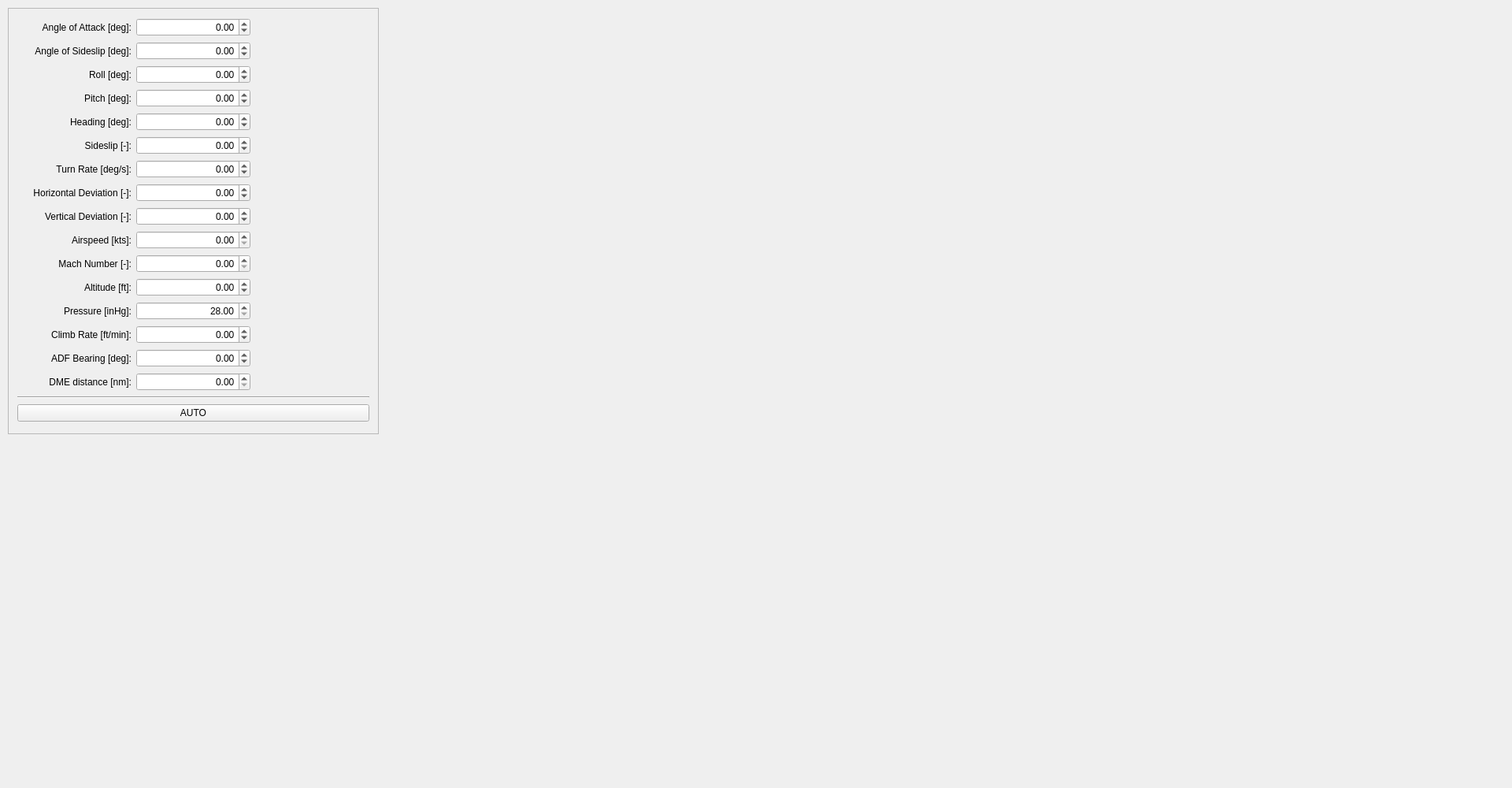
<?xml version="1.0" encoding="UTF-8"?>
<ui version="4.0">
 <class>MainWindow</class>
 <widget class="QMainWindow" name="MainWindow">
  <property name="geometry">
   <rect>
    <x>0</x>
    <y>0</y>
    <width>1920</width>
    <height>1000</height>
   </rect>
  </property>
  <property name="windowTitle">
   <string>QFlightInstruments Example</string>
  </property>
  <property name="styleSheet">
   <string notr="true"/>
  </property>
  <property name="locale">
   <locale language="English" country="UnitedStates"/>
  </property>
  <widget class="QWidget" name="centralWidget">
   <widget class="QFrame" name="frame">
    <property name="geometry">
     <rect>
      <x>10</x>
      <y>10</y>
      <width>471</width>
      <height>541</height>
     </rect>
    </property>
    <property name="sizePolicy">
     <sizepolicy hsizetype="Minimum" vsizetype="Preferred">
      <horstretch>0</horstretch>
      <verstretch>0</verstretch>
     </sizepolicy>
    </property>
    <property name="maximumSize">
     <size>
      <width>16777215</width>
      <height>16777215</height>
     </size>
    </property>
    <property name="frameShape">
     <enum>QFrame::StyledPanel</enum>
    </property>
    <property name="frameShadow">
     <enum>QFrame::Raised</enum>
    </property>
    <layout class="QHBoxLayout" name="horizontalLayout">
     <item>
      <layout class="QGridLayout" name="gridLayout">
       <item row="7" column="0">
        <widget class="QLabel" name="label_6">
         <property name="text">
          <string>Horizontal Deviation [-]:</string>
         </property>
         <property name="alignment">
          <set>Qt::AlignRight|Qt::AlignTrailing|Qt::AlignVCenter</set>
         </property>
         <property name="buddy">
          <cstring>spinBoxDevH</cstring>
         </property>
        </widget>
       </item>
       <item row="9" column="0">
        <widget class="QLabel" name="label_8">
         <property name="text">
          <string>Airspeed [kts]:</string>
         </property>
         <property name="alignment">
          <set>Qt::AlignRight|Qt::AlignTrailing|Qt::AlignVCenter</set>
         </property>
         <property name="buddy">
          <cstring>spinBoxSpeed</cstring>
         </property>
        </widget>
       </item>
       <item row="3" column="1">
        <widget class="QDoubleSpinBox" name="spinBoxPitch">
         <property name="alignment">
          <set>Qt::AlignRight|Qt::AlignTrailing|Qt::AlignVCenter</set>
         </property>
         <property name="minimum">
          <double>-90.000000000000000</double>
         </property>
         <property name="maximum">
          <double>90.000000000000000</double>
         </property>
        </widget>
       </item>
       <item row="11" column="0">
        <widget class="QLabel" name="label_9">
         <property name="text">
          <string>Altitude [ft]:</string>
         </property>
         <property name="alignment">
          <set>Qt::AlignRight|Qt::AlignTrailing|Qt::AlignVCenter</set>
         </property>
         <property name="buddy">
          <cstring>spinBoxAlt</cstring>
         </property>
        </widget>
       </item>
       <item row="13" column="1">
        <widget class="QDoubleSpinBox" name="spinBoxClimb">
         <property name="alignment">
          <set>Qt::AlignRight|Qt::AlignTrailing|Qt::AlignVCenter</set>
         </property>
         <property name="minimum">
          <double>-650.000000000000000</double>
         </property>
         <property name="maximum">
          <double>650.000000000000000</double>
         </property>
         <property name="singleStep">
          <double>5.000000000000000</double>
         </property>
        </widget>
       </item>
       <item row="0" column="0">
        <widget class="QLabel" name="label_13">
         <property name="text">
          <string>Angle of Attack [deg]:</string>
         </property>
         <property name="alignment">
          <set>Qt::AlignRight|Qt::AlignTrailing|Qt::AlignVCenter</set>
         </property>
        </widget>
       </item>
       <item row="5" column="1">
        <widget class="QDoubleSpinBox" name="spinBoxSlip">
         <property name="alignment">
          <set>Qt::AlignRight|Qt::AlignTrailing|Qt::AlignVCenter</set>
         </property>
         <property name="minimum">
          <double>-1.000000000000000</double>
         </property>
         <property name="maximum">
          <double>1.000000000000000</double>
         </property>
         <property name="singleStep">
          <double>0.050000000000000</double>
         </property>
        </widget>
       </item>
       <item row="12" column="1">
        <widget class="QDoubleSpinBox" name="spinBoxPress">
         <property name="alignment">
          <set>Qt::AlignRight|Qt::AlignTrailing|Qt::AlignVCenter</set>
         </property>
         <property name="minimum">
          <double>28.000000000000000</double>
         </property>
         <property name="maximum">
          <double>31.500000000000000</double>
         </property>
        </widget>
       </item>
       <item row="8" column="1">
        <widget class="QDoubleSpinBox" name="spinBoxDevV">
         <property name="alignment">
          <set>Qt::AlignRight|Qt::AlignTrailing|Qt::AlignVCenter</set>
         </property>
         <property name="minimum">
          <double>-1.000000000000000</double>
         </property>
         <property name="maximum">
          <double>1.000000000000000</double>
         </property>
         <property name="singleStep">
          <double>0.050000000000000</double>
         </property>
        </widget>
       </item>
       <item row="2" column="1">
        <widget class="QDoubleSpinBox" name="spinBoxRoll">
         <property name="alignment">
          <set>Qt::AlignRight|Qt::AlignTrailing|Qt::AlignVCenter</set>
         </property>
         <property name="minimum">
          <double>-180.000000000000000</double>
         </property>
         <property name="maximum">
          <double>180.000000000000000</double>
         </property>
        </widget>
       </item>
       <item row="13" column="0">
        <widget class="QLabel" name="label_10">
         <property name="text">
          <string>Climb Rate [ft/min]:</string>
         </property>
         <property name="alignment">
          <set>Qt::AlignRight|Qt::AlignTrailing|Qt::AlignVCenter</set>
         </property>
         <property name="buddy">
          <cstring>spinBoxClimb</cstring>
         </property>
        </widget>
       </item>
       <item row="9" column="1">
        <widget class="QDoubleSpinBox" name="spinBoxSpeed">
         <property name="alignment">
          <set>Qt::AlignRight|Qt::AlignTrailing|Qt::AlignVCenter</set>
         </property>
         <property name="maximum">
          <double>9999.000000000000000</double>
         </property>
        </widget>
       </item>
       <item row="1" column="1">
        <widget class="QDoubleSpinBox" name="spinBoxBeta">
         <property name="alignment">
          <set>Qt::AlignRight|Qt::AlignTrailing|Qt::AlignVCenter</set>
         </property>
         <property name="minimum">
          <double>-15.000000000000000</double>
         </property>
         <property name="maximum">
          <double>15.000000000000000</double>
         </property>
        </widget>
       </item>
       <item row="4" column="0">
        <widget class="QLabel" name="label_3">
         <property name="text">
          <string>Heading [deg]:</string>
         </property>
         <property name="alignment">
          <set>Qt::AlignRight|Qt::AlignTrailing|Qt::AlignVCenter</set>
         </property>
         <property name="buddy">
          <cstring>spinBoxHead</cstring>
         </property>
        </widget>
       </item>
       <item row="17" column="0" colspan="3">
        <widget class="QPushButton" name="pushButtonAuto">
         <property name="text">
          <string>AUTO</string>
         </property>
         <property name="checkable">
          <bool>false</bool>
         </property>
        </widget>
       </item>
       <item row="10" column="0">
        <widget class="QLabel" name="label_11">
         <property name="text">
          <string>Mach Number [-]:</string>
         </property>
         <property name="alignment">
          <set>Qt::AlignRight|Qt::AlignTrailing|Qt::AlignVCenter</set>
         </property>
         <property name="buddy">
          <cstring>spinBoxMach</cstring>
         </property>
        </widget>
       </item>
       <item row="6" column="0">
        <widget class="QLabel" name="label_5">
         <property name="text">
          <string>Turn Rate [deg/s]:</string>
         </property>
         <property name="alignment">
          <set>Qt::AlignRight|Qt::AlignTrailing|Qt::AlignVCenter</set>
         </property>
         <property name="buddy">
          <cstring>spinBoxTurn</cstring>
         </property>
        </widget>
       </item>
       <item row="14" column="0">
        <widget class="QLabel" name="label_15">
         <property name="text">
          <string>ADF Bearing [deg]:</string>
         </property>
         <property name="alignment">
          <set>Qt::AlignRight|Qt::AlignTrailing|Qt::AlignVCenter</set>
         </property>
        </widget>
       </item>
       <item row="4" column="1">
        <widget class="QDoubleSpinBox" name="spinBoxHead">
         <property name="alignment">
          <set>Qt::AlignRight|Qt::AlignTrailing|Qt::AlignVCenter</set>
         </property>
         <property name="minimum">
          <double>-360.000000000000000</double>
         </property>
         <property name="maximum">
          <double>360.000000000000000</double>
         </property>
        </widget>
       </item>
       <item row="2" column="0">
        <widget class="QLabel" name="label">
         <property name="text">
          <string>Roll [deg]:</string>
         </property>
         <property name="alignment">
          <set>Qt::AlignRight|Qt::AlignTrailing|Qt::AlignVCenter</set>
         </property>
         <property name="buddy">
          <cstring>spinBoxRoll</cstring>
         </property>
        </widget>
       </item>
       <item row="6" column="1">
        <widget class="QDoubleSpinBox" name="spinBoxTurn">
         <property name="alignment">
          <set>Qt::AlignRight|Qt::AlignTrailing|Qt::AlignVCenter</set>
         </property>
         <property name="minimum">
          <double>-7.000000000000000</double>
         </property>
         <property name="maximum">
          <double>7.000000000000000</double>
         </property>
         <property name="singleStep">
          <double>0.100000000000000</double>
         </property>
        </widget>
       </item>
       <item row="8" column="0">
        <widget class="QLabel" name="label_7">
         <property name="text">
          <string>Vertical Deviation [-]:</string>
         </property>
         <property name="alignment">
          <set>Qt::AlignRight|Qt::AlignTrailing|Qt::AlignVCenter</set>
         </property>
         <property name="buddy">
          <cstring>spinBoxDevV</cstring>
         </property>
        </widget>
       </item>
       <item row="5" column="0">
        <widget class="QLabel" name="label_4">
         <property name="text">
          <string>Sideslip [-]:</string>
         </property>
         <property name="alignment">
          <set>Qt::AlignRight|Qt::AlignTrailing|Qt::AlignVCenter</set>
         </property>
         <property name="buddy">
          <cstring>spinBoxSlip</cstring>
         </property>
        </widget>
       </item>
       <item row="16" column="0" colspan="3">
        <widget class="Line" name="line">
         <property name="orientation">
          <enum>Qt::Horizontal</enum>
         </property>
        </widget>
       </item>
       <item row="10" column="1">
        <widget class="QDoubleSpinBox" name="spinBoxMach">
         <property name="alignment">
          <set>Qt::AlignRight|Qt::AlignTrailing|Qt::AlignVCenter</set>
         </property>
         <property name="maximum">
          <double>20.000000000000000</double>
         </property>
        </widget>
       </item>
       <item row="3" column="0">
        <widget class="QLabel" name="label_2">
         <property name="text">
          <string>Pitch [deg]:</string>
         </property>
         <property name="alignment">
          <set>Qt::AlignRight|Qt::AlignTrailing|Qt::AlignVCenter</set>
         </property>
         <property name="buddy">
          <cstring>spinBoxPitch</cstring>
         </property>
        </widget>
       </item>
       <item row="0" column="1">
        <widget class="QDoubleSpinBox" name="spinBoxAlpha">
         <property name="alignment">
          <set>Qt::AlignRight|Qt::AlignTrailing|Qt::AlignVCenter</set>
         </property>
         <property name="minimum">
          <double>-20.000000000000000</double>
         </property>
         <property name="maximum">
          <double>20.000000000000000</double>
         </property>
        </widget>
       </item>
       <item row="7" column="1">
        <widget class="QDoubleSpinBox" name="spinBoxDevH">
         <property name="alignment">
          <set>Qt::AlignRight|Qt::AlignTrailing|Qt::AlignVCenter</set>
         </property>
         <property name="minimum">
          <double>-1.000000000000000</double>
         </property>
         <property name="maximum">
          <double>1.000000000000000</double>
         </property>
         <property name="singleStep">
          <double>0.050000000000000</double>
         </property>
        </widget>
       </item>
       <item row="14" column="1">
        <widget class="QDoubleSpinBox" name="spinBoxADF">
         <property name="alignment">
          <set>Qt::AlignRight|Qt::AlignTrailing|Qt::AlignVCenter</set>
         </property>
         <property name="minimum">
          <double>-360.000000000000000</double>
         </property>
         <property name="maximum">
          <double>360.000000000000000</double>
         </property>
        </widget>
       </item>
       <item row="12" column="0">
        <widget class="QLabel" name="label_12">
         <property name="text">
          <string>Pressure [inHg]:</string>
         </property>
         <property name="alignment">
          <set>Qt::AlignRight|Qt::AlignTrailing|Qt::AlignVCenter</set>
         </property>
         <property name="buddy">
          <cstring>spinBoxPress</cstring>
         </property>
        </widget>
       </item>
       <item row="11" column="1">
        <widget class="QDoubleSpinBox" name="spinBoxAlt">
         <property name="alignment">
          <set>Qt::AlignRight|Qt::AlignTrailing|Qt::AlignVCenter</set>
         </property>
         <property name="minimum">
          <double>-1000.000000000000000</double>
         </property>
         <property name="maximum">
          <double>99999.000000000000000</double>
         </property>
         <property name="singleStep">
          <double>10.000000000000000</double>
         </property>
        </widget>
       </item>
       <item row="1" column="0">
        <widget class="QLabel" name="label_14">
         <property name="text">
          <string>Angle of Sideslip [deg]:</string>
         </property>
         <property name="alignment">
          <set>Qt::AlignRight|Qt::AlignTrailing|Qt::AlignVCenter</set>
         </property>
        </widget>
       </item>
       <item row="15" column="0">
        <widget class="QLabel" name="label_16">
         <property name="text">
          <string>DME distance [nm]:</string>
         </property>
         <property name="alignment">
          <set>Qt::AlignRight|Qt::AlignTrailing|Qt::AlignVCenter</set>
         </property>
        </widget>
       </item>
       <item row="15" column="1">
        <widget class="QDoubleSpinBox" name="spinBoxDME">
         <property name="alignment">
          <set>Qt::AlignRight|Qt::AlignTrailing|Qt::AlignVCenter</set>
         </property>
         <property name="maximum">
          <double>999.000000000000000</double>
         </property>
        </widget>
       </item>
      </layout>
     </item>
    </layout>
   </widget>
   <widget class="QWidget" name="verticalLayoutWidget">
    <property name="geometry">
     <rect>
      <x>490</x>
      <y>10</y>
      <width>1421</width>
      <height>981</height>
     </rect>
    </property>
    <layout class="QVBoxLayout" name="verticalLayout"/>
   </widget>
   <widget class="WidgetPFD" name="widgetPFD" native="true">
    <property name="geometry">
     <rect>
      <x>0</x>
      <y>530</y>
      <width>491</width>
      <height>451</height>
     </rect>
    </property>
    <property name="sizePolicy">
     <sizepolicy hsizetype="Preferred" vsizetype="Preferred">
      <horstretch>2</horstretch>
      <verstretch>0</verstretch>
     </sizepolicy>
    </property>
   </widget>
  </widget>
 </widget>
 <layoutdefault spacing="6" margin="11"/>
 <customwidgets>
  <customwidget>
   <class>WidgetPFD</class>
   <extends>QWidget</extends>
   <header>WidgetPFD.h</header>
   <container>1</container>
  </customwidget>
 </customwidgets>
 <tabstops>
  <tabstop>spinBoxRoll</tabstop>
  <tabstop>spinBoxPitch</tabstop>
  <tabstop>spinBoxHead</tabstop>
  <tabstop>spinBoxSlip</tabstop>
  <tabstop>spinBoxTurn</tabstop>
  <tabstop>spinBoxDevH</tabstop>
  <tabstop>spinBoxDevV</tabstop>
  <tabstop>spinBoxSpeed</tabstop>
  <tabstop>spinBoxMach</tabstop>
  <tabstop>spinBoxAlt</tabstop>
  <tabstop>spinBoxPress</tabstop>
  <tabstop>spinBoxClimb</tabstop>
  <tabstop>pushButtonAuto</tabstop>
 </tabstops>
 <resources/>
 <connections/>
</ui>
